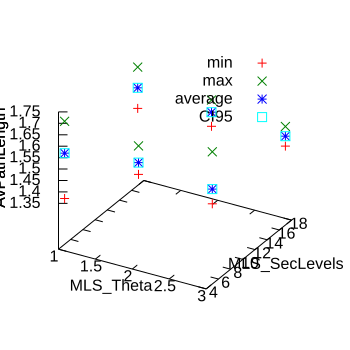

The gnuplot source for this figure:
set terminal svg noenhanced dashed size 350,350
set output "Plot3d/AvPathLength.svg"
set xlabel 'MLS_Theta' 
set ylabel 'MLS_SecLevels' rotate left
set zlabel 'AvPathLength' rotate left
splot 'Plot3d/AvPathLength.data' using 1:2:3 title 'min', \
'Plot3d/AvPathLength.data' using 1:2:4 title 'max', \
'Plot3d/AvPathLength.data' using 1:2:5 title 'average', \
'Plot3d/AvPathLength.data' using 1:2:5:6 with errorbars title 'CI95'
